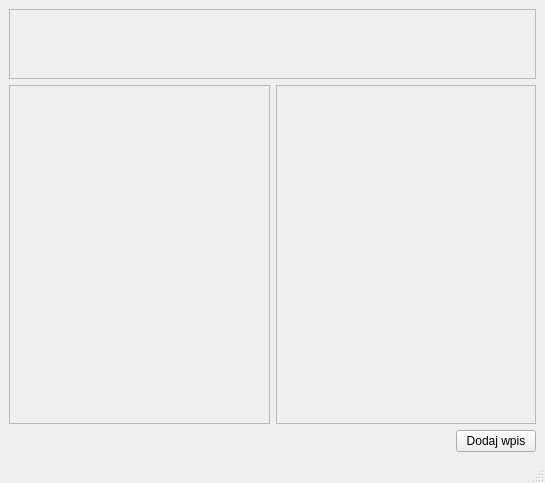
<?xml version="1.0" encoding="UTF-8"?>
<ui version="4.0">
 <class>main_window</class>
 <widget class="QMainWindow" name="main_window">
  <property name="geometry">
   <rect>
    <x>0</x>
    <y>0</y>
    <width>545</width>
    <height>483</height>
   </rect>
  </property>
  <property name="windowTitle">
   <string>Dziennik diabetyka</string>
  </property>
  <widget class="QWidget" name="centralwidget">
   <layout class="QVBoxLayout" name="verticalLayout">
    <item>
     <widget class="QFrame" name="header_frame">
      <property name="maximumSize">
       <size>
        <width>16777215</width>
        <height>70</height>
       </size>
      </property>
      <property name="frameShape">
       <enum>QFrame::StyledPanel</enum>
      </property>
      <property name="frameShadow">
       <enum>QFrame::Raised</enum>
      </property>
      <layout class="QHBoxLayout" name="horizontalLayout_2">
       <item>
        <layout class="QHBoxLayout" name="header_layout"/>
       </item>
      </layout>
     </widget>
    </item>
    <item>
     <layout class="QHBoxLayout" name="c">
      <item>
       <widget class="QFrame" name="search_frame">
        <property name="frameShape">
         <enum>QFrame::StyledPanel</enum>
        </property>
        <property name="frameShadow">
         <enum>QFrame::Raised</enum>
        </property>
        <layout class="QHBoxLayout" name="horizontalLayout_3">
         <item>
          <layout class="QHBoxLayout" name="search_layout"/>
         </item>
        </layout>
       </widget>
      </item>
      <item>
       <widget class="QFrame" name="graph_frame">
        <property name="frameShape">
         <enum>QFrame::StyledPanel</enum>
        </property>
        <property name="frameShadow">
         <enum>QFrame::Raised</enum>
        </property>
        <layout class="QHBoxLayout" name="horizontalLayout_6">
         <item>
          <layout class="QHBoxLayout" name="graph_layout"/>
         </item>
        </layout>
       </widget>
      </item>
     </layout>
    </item>
    <item alignment="Qt::AlignRight">
     <widget class="QPushButton" name="add_entry_button">
      <property name="text">
       <string>Dodaj wpis</string>
      </property>
     </widget>
    </item>
   </layout>
  </widget>
  <widget class="QMenuBar" name="menubar">
   <property name="geometry">
    <rect>
     <x>0</x>
     <y>0</y>
     <width>545</width>
     <height>18</height>
    </rect>
   </property>
  </widget>
  <widget class="QStatusBar" name="statusbar"/>
 </widget>
 <resources/>
 <connections/>
</ui>
